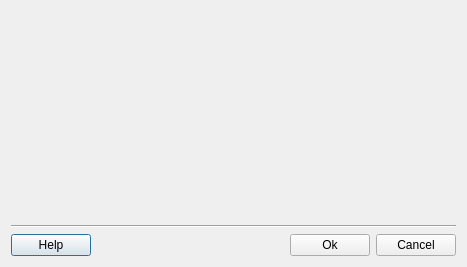
<?xml version="1.0" encoding="UTF-8"?>
<ui version="4.0">
 <class>LayerSearchDialogForm</class>
 <widget class="QDialog" name="LayerSearchDialogForm">
  <property name="geometry">
   <rect>
    <x>0</x>
    <y>0</y>
    <width>467</width>
    <height>267</height>
   </rect>
  </property>
  <property name="windowTitle">
   <string>Layer Search</string>
  </property>
  <layout class="QGridLayout" name="gridLayout_4">
   <item row="0" column="0">
    <layout class="QGridLayout" name="gridLayout_3">
     <item row="0" column="0">
      <widget class="QWidget" name="m_widget" native="true">
       <property name="sizePolicy">
        <sizepolicy hsizetype="Preferred" vsizetype="MinimumExpanding">
         <horstretch>0</horstretch>
         <verstretch>0</verstretch>
        </sizepolicy>
       </property>
      </widget>
     </item>
     <item row="1" column="0">
      <layout class="QGridLayout" name="gridLayout_2">
       <item row="0" column="0">
        <widget class="Line" name="line">
         <property name="orientation">
          <enum>Qt::Horizontal</enum>
         </property>
        </widget>
       </item>
       <item row="1" column="0">
        <layout class="QGridLayout" name="gridLayout">
         <item row="0" column="0">
          <widget class="QPushButton" name="m_helpPushButton">
           <property name="text">
            <string>Help</string>
           </property>
          </widget>
         </item>
         <item row="0" column="1">
          <spacer name="horizontalSpacer">
           <property name="orientation">
            <enum>Qt::Horizontal</enum>
           </property>
           <property name="sizeHint" stdset="0">
            <size>
             <width>40</width>
             <height>20</height>
            </size>
           </property>
          </spacer>
         </item>
         <item row="0" column="2">
          <widget class="QPushButton" name="m_okPushButton">
           <property name="text">
            <string>Ok</string>
           </property>
          </widget>
         </item>
         <item row="0" column="3">
          <widget class="QPushButton" name="m_cancelPushButton">
           <property name="text">
            <string>Cancel</string>
           </property>
          </widget>
         </item>
        </layout>
       </item>
      </layout>
     </item>
    </layout>
   </item>
  </layout>
 </widget>
 <resources/>
 <connections>
  <connection>
   <sender>m_okPushButton</sender>
   <signal>clicked()</signal>
   <receiver>LayerSearchDialogForm</receiver>
   <slot>accept()</slot>
   <hints>
    <hint type="sourcelabel">
     <x>308</x>
     <y>242</y>
    </hint>
    <hint type="destinationlabel">
     <x>307</x>
     <y>265</y>
    </hint>
   </hints>
  </connection>
  <connection>
   <sender>m_cancelPushButton</sender>
   <signal>clicked()</signal>
   <receiver>LayerSearchDialogForm</receiver>
   <slot>reject()</slot>
   <hints>
    <hint type="sourcelabel">
     <x>404</x>
     <y>252</y>
    </hint>
    <hint type="destinationlabel">
     <x>406</x>
     <y>273</y>
    </hint>
   </hints>
  </connection>
 </connections>
</ui>
